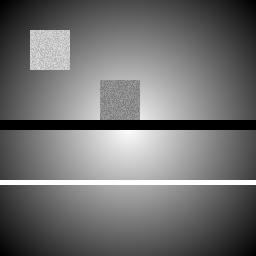
#> input picture data/image.png, 256 x 256 px; its folder holds 5 pictures in this run
$ python generate_report_charts.py
#> lines starting #> are read from the running program, lines starting #| are printed output that depends on the picture
#!/usr/bin/env python3
"""Professional publication-quality chart generation for Huffman coding analysis.

Charts:
  1. fig1_compression_ratio.png — Grouped bar: Huffman vs Fixed-Length vs 8-bit
  2. fig2_entropy_vs_length.png  — Entropy H(X) vs Average Code Length L
  3. fig3_pixel_histogram.png    — Grayscale pixel value distribution

Output: results/figures/
"""

import csv, math, os
import numpy as np

import matplotlib
matplotlib.use("Agg")
import matplotlib.pyplot as plt
from matplotlib import rcParams

# ============================================================
#  Publication-grade style configuration
# ============================================================
rcParams.update({
    "figure.dpi": 200,
    "savefig.dpi": 200,
    "font.family": "serif",
    "font.serif": ["Times New Roman", "DejaVu Serif", "Computer Modern Roman"],
    "font.size": 10,
    "axes.titlesize": 12,
    "axes.labelsize": 10.5,
    "xtick.labelsize": 9,
    "ytick.labelsize": 9,
    "legend.fontsize": 9,
    "legend.frameon": False,
    "axes.linewidth": 0.8,
    "xtick.major.width": 0.8,
    "ytick.major.width": 0.8,
    "axes.spines.top": False,
    "axes.spines.right": False,
    "figure.figsize": (7, 4.5),
    "figure.subplot.left": 0.12,
    "figure.subplot.bottom": 0.12,
})

ROOT = os.path.dirname(os.path.dirname(os.path.abspath(__file__)))
CSV = os.path.join(ROOT, "results", "tables", "experiments_all.csv")
IMG = os.path.join(ROOT, "data", "image.png")
OUT = os.path.join(ROOT, "results", "figures")
os.makedirs(OUT, exist_ok=True)

# Color palette: colorblind-friendly
C_BLUE = "#2E86AB"
C_RED = "#C73E1D"
C_GREEN = "#16A085"
C_PURPLE = "#A23B72"
C_ORANGE = "#F18F01"
C_GRAY = "#95A5A6"
HATCH = ["//", "\\", "xx", "..", "++", "oo"]


# ============================================================
#  Load experimental data
# ============================================================
# [109 lines left out: functions load_data, plot_compression_ratio, plot_entropy_vs_length, not called in this run]


# ============================================================
#  Figure 3: Pixel Histogram
# ============================================================
def plot_pixel_histogram():
    """Histogram of grayscale pixel values from sample image."""
    try:
        from PIL import Image
        img = np.array(Image.open(IMG).convert("L"))
#> img is the input picture: shape (256, 256); min 0, max 255, mean 112
    except Exception:
        import cv2
        img = cv2.imread(IMG, cv2.IMREAD_GRAYSCALE)
        if img is None:
            from PIL import Image as PILImage
            img = np.array(PILImage.open(IMG).convert("L"))

    fig, ax = plt.subplots(figsize=(8, 4.5))

    # Histogram with fine bins
    counts, bins, patches = ax.hist(img.ravel(), bins=256, range=(0, 255),
                                    color=C_BLUE, alpha=0.85,
                                    edgecolor="white", linewidth=0.3)
#> counts = 256 values, max 2585 at index 0, min 0 at index 253, mean 256; bins = 257 values from 0 to 255; patches = 256 items

    # Statistics
    mean_val = np.mean(img)
#> mean_val = 112
    std_val = np.std(img)
#> std_val = 57.56
    entropy = 0.0
    pdf = counts / counts.sum()
#> pdf = 256 values, max 0.0394 at index 0, min 0 at index 253, mean 0.00391
    for p in pdf[pdf > 0]:
        entropy -= p * math.log2(p)
#> this loop made 254 passes
#> (p, entropy) on passes 1 to 3: (0.0394, 0.184), (0.000244, 0.187), (0.000305, 0.19)
#> after the loop, entropy = 7.58

    # Annotate statistics
    stats_text = (f"Mean = {mean_val:.1f}\n"
                  f"Std Dev = {std_val:.1f}\n"
                  f"Entropy H = {entropy:.3f} bits/pixel")
    ax.text(0.97, 0.95, stats_text, transform=ax.transAxes,
            fontsize=9, verticalalignment="top", horizontalalignment="right",
            bbox=dict(boxstyle="round,pad=0.5", facecolor="white",
                      edgecolor=C_GRAY, alpha=0.9))

    # Labels
    ax.set_xlabel("Pixel Value (0-255)")
    ax.set_ylabel("Frequency")
    ax.set_title("Grayscale Pixel Value Distribution", pad=10)
    ax.set_xlim(0, 255)
    ax.grid(axis="y", alpha=0.3, linewidth=0.5)

    plt.tight_layout()
    path = os.path.join(OUT, "fig3_pixel_histogram.png")
    plt.savefig(path, bbox_inches="tight")
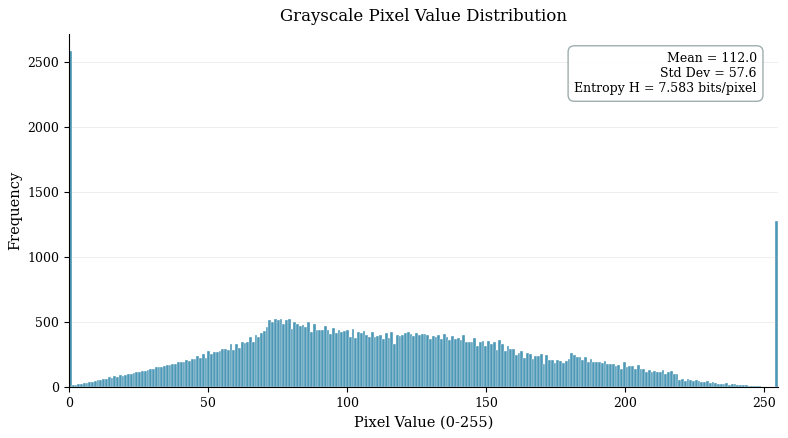
#> figure drawn by matplotlib, 1 panel; tallest bar 2585 high, from x = 0 to 0.996
    plt.close()
    print(f"[OK] {path}")


# ============================================================
#  Main
# ============================================================
# [25 lines left out: function generate_all_charts, not called in this run]


if __name__ == "__main__":
    print("Generating publication-quality charts...\n")

    # Load experimental data
    if os.path.exists(CSV):
        data = load_data()
        print(f"Loaded {len(data)} experiment data points from {CSV}")
    else:
        print(f"[WARN] CSV not found: {CSV}")
        data = []

    # Generate figures
    if data:
        plot_compression_ratio(data)
        plot_entropy_vs_length(data)
    else:
        print("[WARN] Skipping figures 1-2: no data")

    plot_pixel_histogram()

    print("\n[OK] All charts generated in", OUT)
